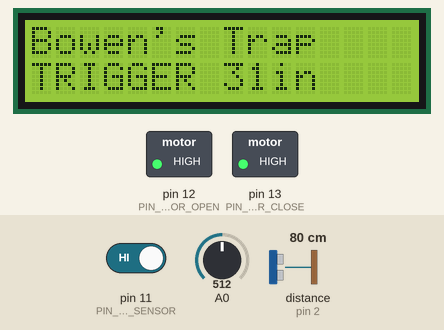
A sketch run on a simulated Arduino Uno, built with avr-gcc and run on an emulated ATmega328P. Shown: 16×2 character LCD, switched loads named in the sketch (green lamp = pin HIGH). Wiring (inferred from the names in the program): ultrasonic range finder: trigger pin 3; echo pin 2. The test bench sets the inputs (shaded band); at power-on: A0 = 512, distance to the obstacle (sensor on pin 2) 80 cm, pin 11 (PIN_DOOR_SENSOR) HIGH. The echo pulse lasts 58.3 µs per cm; pins used as bus, display or sensor lines are not drawn.

Above: at 1.2 s.
1.3 s: A0 set to 487
At 1.68 s:
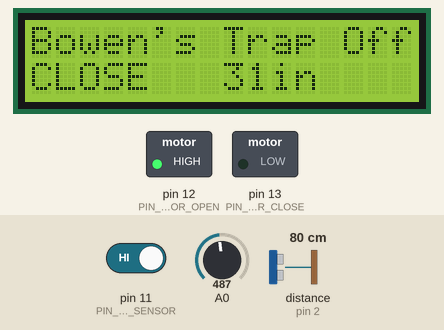
3.3 s: A0 set to 398
4.8 s: A0 set to 373
At 5.5 s:
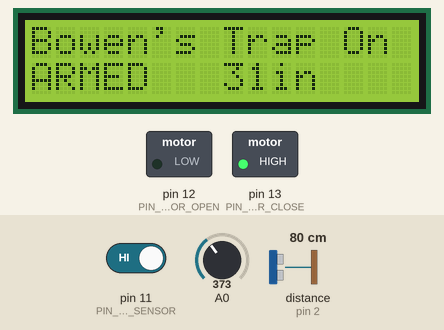
6.4 s: distance to the obstacle (sensor on pin 2) set to 2 cm
At 7.4 s:
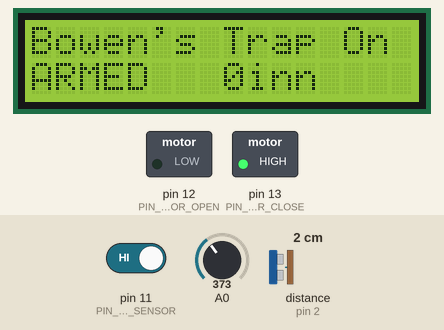
7.9 s: A0 set to 390
At 8.3 s:
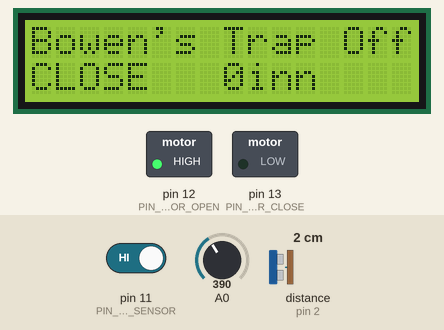
9.9 s: A0 set to 45
At 10.5 s:
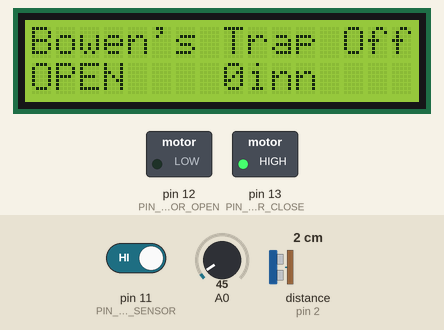
Timing chart, 0 to 12.5 s (numbered marks = the images above; inputs shaded):
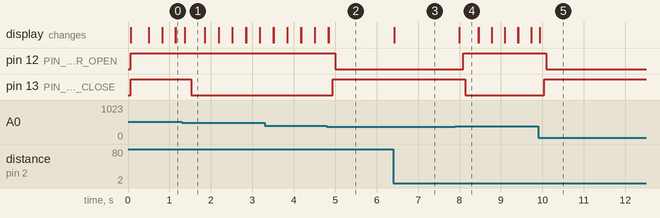

The sketch:

leprechaun_trap.ino
```cpp
#include <LiquidCrystal.h>

LiquidCrystal lcd(8, 9, 4, 5, 6, 7);  // 10 is the backlight

const int pingPin = 3;  // Trigger Pin of Ultrasonic Sensor
const int echoPin = 2;  // Echo Pin of Ultrasonic Sensor
long duration, inches;
#define DIST_THRESHOLD 6  // inches away threshold (less than this is a Leprechaun)

// define some values used by the panel and buttons
int lcd_key = 0;
int adc_key_in = 0;
#define btnRIGHT 0
#define btnUP 1
#define btnDOWN 2
#define btnLEFT 3
#define btnSELECT 4
#define btnNONE 5

// Motor pins
#define PIN_MOTOR_OPEN 12
#define PIN_MOTOR_CLOSE 13

// Reset button
#define PIN_DOOR_SENSOR 11

// Distance trackers
#define DISTANCE_MAX 55           // This is the limit when the door hits the box.
int16_t distance = DISTANCE_MAX;  // Default assumption that the door is in the worst spot.

// What is the motor doing? (we need to know transitions to avoid shoot through current)
#define MOTOR_OFF 0
#define MOTOR_CLOSING 1
#define MOTOR_OPENING 2
uint8_t oldMotorState = MOTOR_OFF;
uint8_t newMotorState = MOTOR_OFF;

// Button overrides - manual open, close, and stop overrides
// These all disable the auto mode.
#define BTN_OVERRIDE_NONE 0
#define BTN_OVERRIDE_CLOSE 1
#define BTN_OVERRIDE_OPEN 2
#define BTN_OVERRIDE_STOP 3
uint8_t override = BTN_OVERRIDE_NONE;

// Auto door commands
#define AUTO_DISABLED 0       // Disabled at the moment, probably due to an override
#define AUTO_ENABLED_ARMED 1  // Not moving, just waiting for a leprechaun
#define AUTO_CLOSING 2        // Get that Leprechaun!
#define AUTO_OPENING 3        // Looking for the switch
uint8_t autoState = AUTO_DISABLED;

int read_LCD_buttons() {
  adc_key_in = analogRead(0);
  if (adc_key_in > 1500) return btnNONE;
  if (adc_key_in < 50) return btnRIGHT;
  if (adc_key_in < 195) return btnUP;
  if (adc_key_in < 380) return btnDOWN;
  if (adc_key_in < 500) return btnLEFT;
  if (adc_key_in < 700) return btnSELECT;
  return btnNONE;
}

void setup() {
  Serial.begin(9600);
  lcd.begin(16, 2);
  lcd.setCursor(0, 0);
  lcd.print("Bowen's Trap");

  // pinMode(0, OUTPUT);
  // pinMode(1, OUTPUT);
  pinMode(PIN_DOOR_SENSOR, INPUT_PULLUP);  // 11 - door is fully open
  pinMode(PIN_MOTOR_OPEN, OUTPUT);         // 12
  pinMode(PIN_MOTOR_CLOSE, OUTPUT);        // 13

  pinMode(pingPin, OUTPUT);  // 3
  pinMode(echoPin, INPUT);   // 2
  setMotorOff();
}

void loop() {
  checkForButtonOverrides();
  getUltrasonicDistance();
  delay(100);

  // Use the FSM to decide what to do with the motor.
  if (override == BTN_OVERRIDE_CLOSE) {
    newMotorState = MOTOR_CLOSING;
  } else if (override == BTN_OVERRIDE_OPEN) {
    newMotorState = MOTOR_OPENING;
  } else if (override == BTN_OVERRIDE_STOP) {
    newMotorState = MOTOR_OFF;
  } else {
    // No overrides are present.  Now do the normal stuff.
    if (autoState == AUTO_DISABLED) {
      newMotorState = MOTOR_OFF;  // Do nothing right now.  Probably the door is shut.
    } else if (autoState == AUTO_ENABLED_ARMED) {
      newMotorState = MOTOR_OFF;
      if (inches < DIST_THRESHOLD) {  // Look for Leprechauns!
        autoState = AUTO_CLOSING;
        newMotorState = MOTOR_CLOSING;
      }
    } else if (autoState == AUTO_CLOSING) {
      newMotorState = MOTOR_CLOSING;
      if (distance >= DISTANCE_MAX) {  // Go until the set distance.
        autoState = AUTO_DISABLED;     // Caught him!
        newMotorState = MOTOR_OFF;
        // TODO: Play a song or something.
        lcd.setCursor(0, 1);
        lcd.print("Caught!");
      }
    } else if (autoState == AUTO_OPENING) {
      newMotorState = MOTOR_OPENING;
      if (digitalRead(PIN_DOOR_SENSOR) == LOW) {  // Go until the switch is hit.
        smallMoveForward();
        distance = 0;
        newMotorState = MOTOR_OFF;
        autoState = AUTO_ENABLED_ARMED;
      }
    }
  }

  // Update the motors
  if (oldMotorState != newMotorState) {
    if (newMotorState == MOTOR_CLOSING) {
      setMotorToClose();
    } else if (newMotorState == MOTOR_OPENING) {
      setMotorToOpen();
    } else if (newMotorState == MOTOR_OFF) {
      setMotorOff();
    }
    oldMotorState = newMotorState;
  } else {
    // They are the same.  The door is maybe moving.
    if (newMotorState == MOTOR_CLOSING) {
      distance += 1;
      lcd.setCursor(0, 1);
      lcd.print("D=");
      lcd.print(distance);
      lcd.print("   ");
    } else if (newMotorState == MOTOR_OPENING) {
      distance -= 1;
    }
  }
}

void checkForButtonOverrides() {
  lcd.setCursor(0, 1);  // Write on line 2 (called 1 since 0 based)
  lcd_key = read_LCD_buttons();
  switch (lcd_key) {
    case btnRIGHT:
      lcd.print("OPEN   ");
      override = BTN_OVERRIDE_OPEN;
      autoState = AUTO_DISABLED;
      lcd.setCursor(0, 0);
      lcd.print("Bowen's Trap Off");
      break;
    case btnLEFT:
      lcd.print("CLOSE  ");
      override = BTN_OVERRIDE_CLOSE;
      autoState = AUTO_DISABLED;
      lcd.setCursor(0, 0);
      lcd.print("Bowen's Trap Off");
      break;
    case btnUP:
      lcd.print("STOP   ");
      override = BTN_OVERRIDE_STOP;
      autoState = AUTO_DISABLED;
      lcd.setCursor(0, 0);
      lcd.print("Bowen's Trap Off");
      break;
    case btnDOWN:
      lcd.print("ARMED  ");
      override = BTN_OVERRIDE_NONE;
      autoState = AUTO_OPENING;
      lcd.setCursor(0, 0);
      lcd.print("Bowen's Trap On ");
      break;
    case btnSELECT:
      lcd.print("TRIGGER");
      autoState = AUTO_CLOSING;
      newMotorState = MOTOR_CLOSING;
      break;
    case btnNONE:
      //lcd.print("        ");
      override = BTN_OVERRIDE_NONE;
      break;
  }
}

void getUltrasonicDistance() {
  // Ultrasonic ping
  digitalWrite(pingPin, LOW);
  delayMicroseconds(2);
  digitalWrite(pingPin, HIGH);
  delayMicroseconds(10);
  digitalWrite(pingPin, LOW);
  // Get the distance
  duration = pulseIn(echoPin, HIGH);
  inches = microsecondsToInches(duration);
  lcd.setCursor(8, 1);
  lcd.print(inches);
  lcd.print("in");
}

void smallMoveForward() {
  setMotorToClose();
  delay(400);
  setMotorOff();
}

void setMotorToClose() {
  digitalWrite(PIN_MOTOR_CLOSE, HIGH);
  digitalWrite(PIN_MOTOR_OPEN, HIGH);
  delay(50);
  digitalWrite(PIN_MOTOR_CLOSE, LOW);
  digitalWrite(PIN_MOTOR_OPEN, HIGH);
}

void setMotorToOpen() {
  digitalWrite(PIN_MOTOR_CLOSE, HIGH);
  digitalWrite(PIN_MOTOR_OPEN, HIGH);
  delay(50);
  digitalWrite(PIN_MOTOR_CLOSE, HIGH);
  digitalWrite(PIN_MOTOR_OPEN, LOW);
}

void setMotorOff() {
  digitalWrite(PIN_MOTOR_CLOSE, HIGH);
  digitalWrite(PIN_MOTOR_OPEN, HIGH);
}

long microsecondsToInches(long microseconds) {
  return microseconds / 74 / 2;
}
```

Measured:
- the behaviour switches between 500 and 499 on A0 (found by bisection; images 0 and 1)
- the behaviour switches between 380 and 379 on A0 (found by bisection; images 1 and 2)
- after the input at 1.3 s, pin 13 (PIN_MOTOR_CLOSE): HIGH → LOW after 0.22 s; the display: changes after 0.07 s (image 1)
- after the input at 4.8 s, pin 12 (PIN_MOTOR_OPEN): HIGH → LOW after 0.20 s; pin 13 (PIN_MOTOR_CLOSE): LOW → HIGH after 0.15 s; the display: first differs from a run without the input at once (image 2)
- after the input at 6.4 s, the display: changes at once (image 3)
- after the input at 7.9 s, pin 12 (PIN_MOTOR_OPEN): LOW → HIGH after 0.19 s; pin 13 (PIN_MOTOR_CLOSE): HIGH → LOW after 0.24 s; the display: changes after 0.09 s (image 4)
- after the input at 9.9 s, pin 12 (PIN_MOTOR_OPEN): HIGH → LOW after 0.19 s; pin 13 (PIN_MOTOR_CLOSE): LOW → HIGH after 0.14 s; the display: changes at once (image 5)
